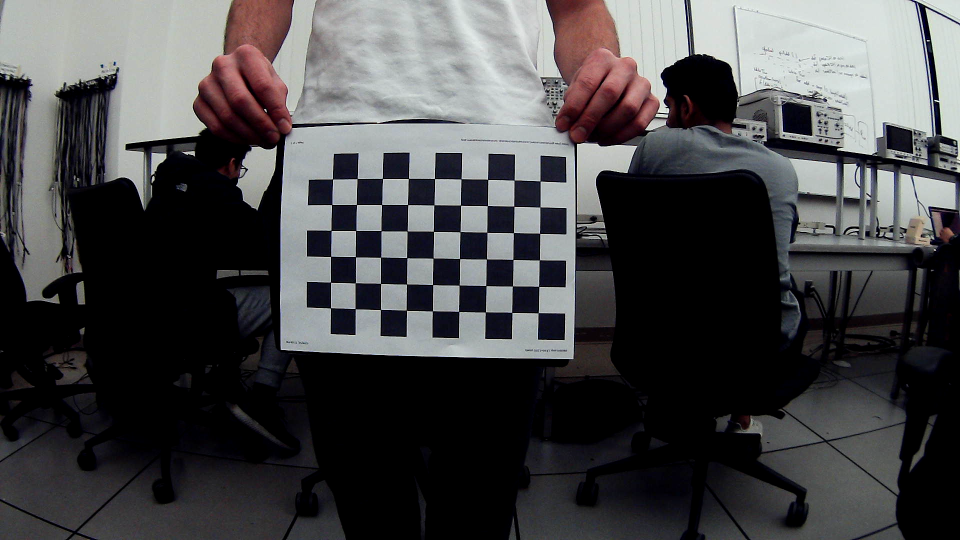
#> input picture source/VisionProcessing/Vision_calib_etc/_camera-calibration-master/images/img10.png, 1920 x 1080 px (shown at 1/2 size)
$ python stereoCorrectedTest.py _camera-calibration-master/images/img10.png   (older library calls are emulated)
#> lines starting #> are read from the running program, lines starting #| are printed output that depends on the picture
import numpy as np
import cv2
import sys
# You should replace these 3 lines with the output in calibration step
DIM=(1920, 1080)
K=np.array([[1053.9492767154009, 0.0, 951.950093568802], [0.0, 1052.5528725501529, 465.04595064900246], [0.0, 0.0, 1.0]])
D=np.array([[-0.05334899174471995], [0.004050987506634966], [-0.001763065658573223], [-0.0027162184694266523]])
def undistort(img_path):
    img = cv2.imread(img_path)
#> img is the input picture: shape (1080, 1920, 3); mean B, G, R 72.8, 71.5, 71.8
    h,w = img.shape[:2]
#> h = 1080; w = 1920
    map1, map2 = cv2.fisheye.initUndistortRectifyMap(K, D, np.eye(3), K, DIM, cv2.CV_16SC2)
    undistorted_img = cv2.remap(img, map1, map2, interpolation=cv2.INTER_LINEAR, borderMode=cv2.BORDER_CONSTANT)
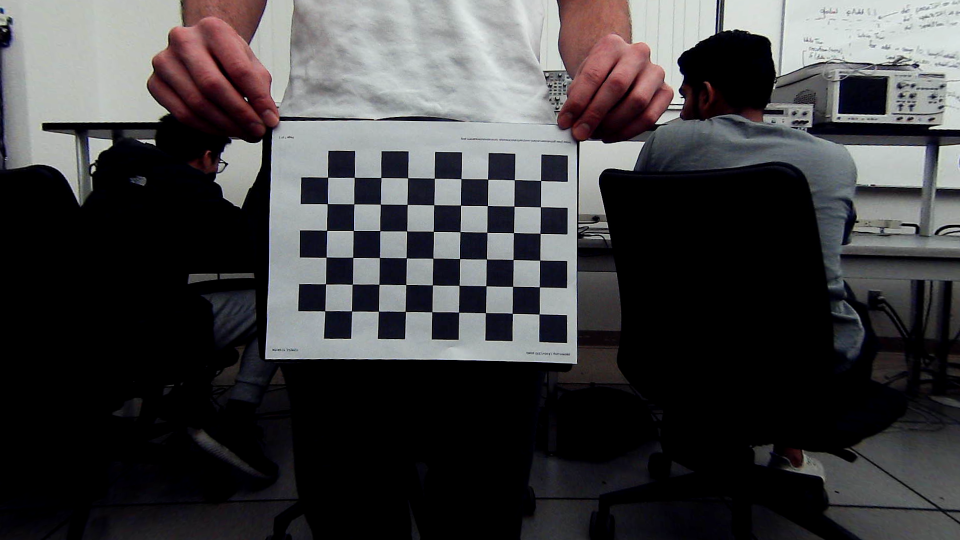
#> undistorted_img: shape (1080, 1920, 3) (shown at 1/2 size); mean B, G, R 64.6, 63.1, 63.9
    cv2.imshow("undistorted", undistorted_img)
    cv2.waitKey(0)
    cv2.destroyAllWindows()

if __name__ == '__main__':
    for p in sys.argv[1:]:
        undistort(p)

$ run again, on source/VisionProcessing/Vision_calib_etc/_camera-calibration-master/images/img13.png
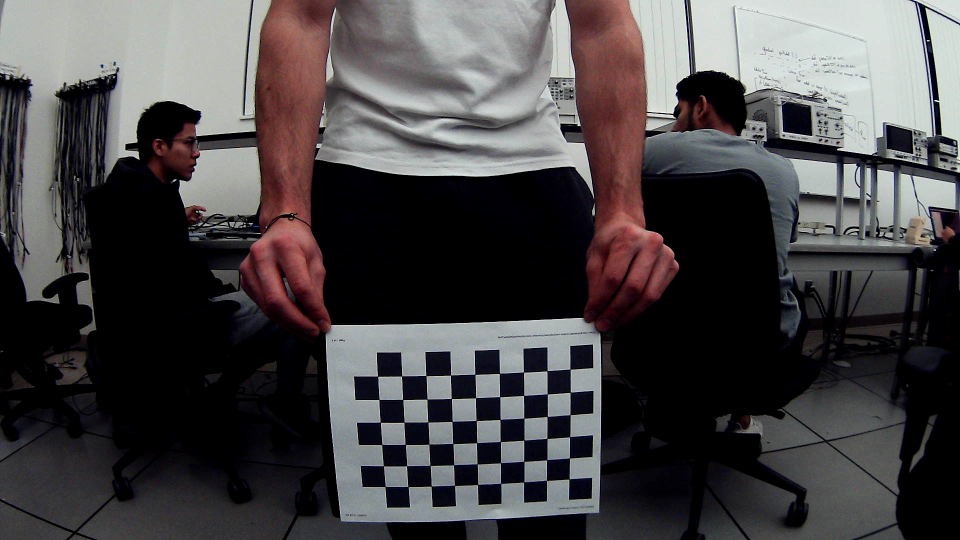
#> input picture source/VisionProcessing/Vision_calib_etc/_camera-calibration-master/images/img13.png, 1920 x 1080 px (shown at 1/2 size)
#> in undistort, img is the input picture: shape (1080, 1920, 3); mean B, G, R 70.9, 69.8, 72.7
#> in undistort, `undistorted_img = cv2.remap(img, map1, map2, interpolation=cv2.INTER_L..`:
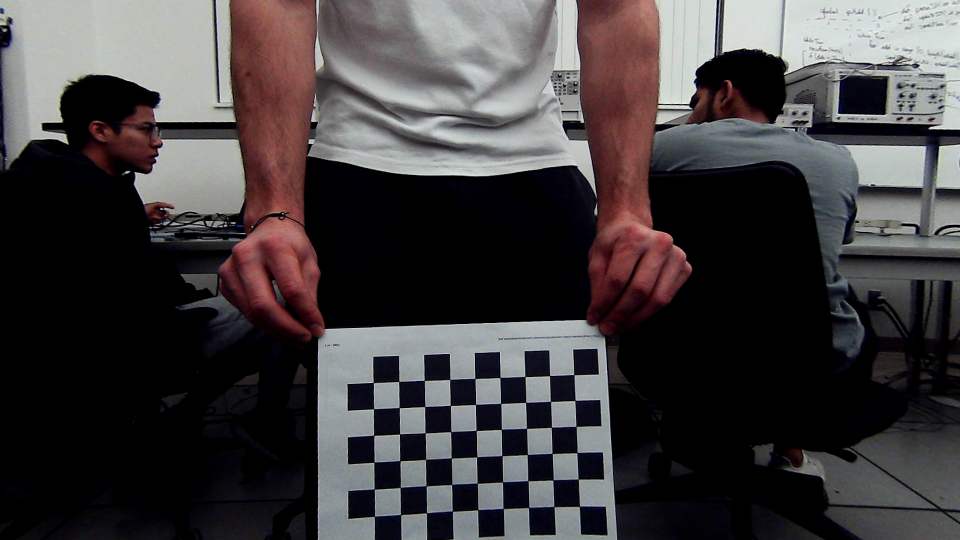
#> undistorted_img: shape (1080, 1920, 3) (shown at 1/2 size); mean B, G, R 63.2, 62, 65.8

$ run again, on source/VisionProcessing/Vision_calib_etc/_camera-calibration-master/images/img14.png
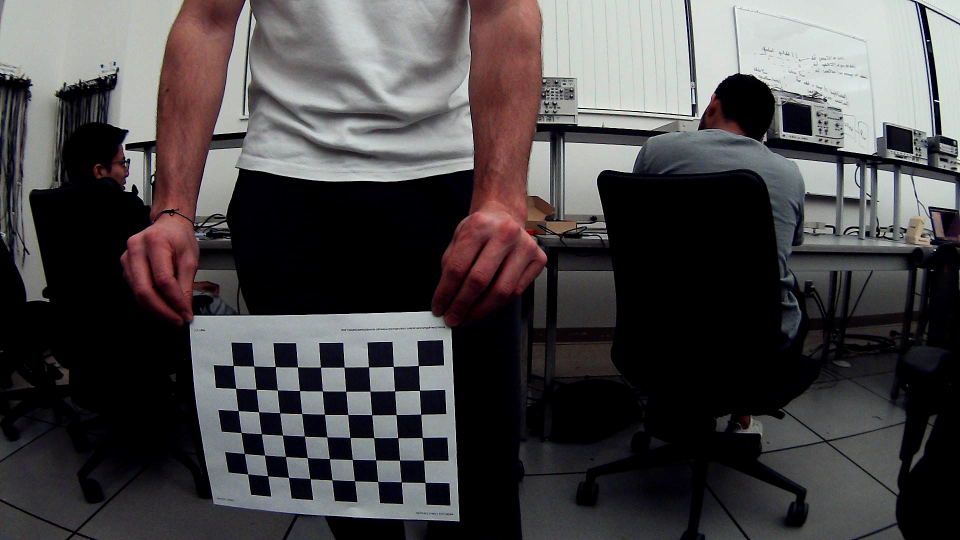
#> input picture source/VisionProcessing/Vision_calib_etc/_camera-calibration-master/images/img14.png, 1920 x 1080 px (shown at 1/2 size)
#> in undistort, img is the input picture: shape (1080, 1920, 3); mean B, G, R 72, 71, 73.7
#> in undistort, `undistorted_img = cv2.remap(img, map1, map2, interpolation=cv2.INTER_L..`:
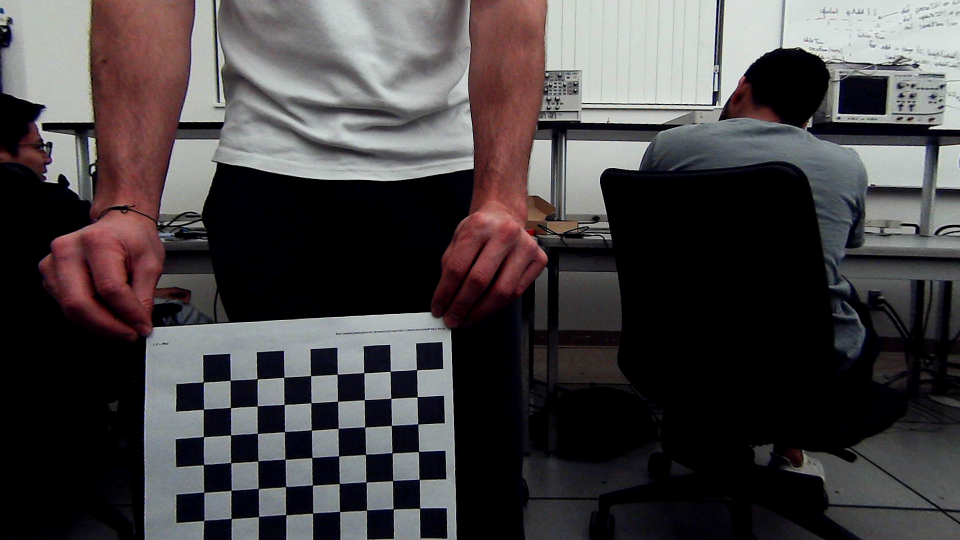
#> undistorted_img: shape (1080, 1920, 3) (shown at 1/2 size); mean B, G, R 67.6, 66.4, 70.4

$ run again, on source/VisionProcessing/Vision_calib_etc/_camera-calibration-master/images/img15.png
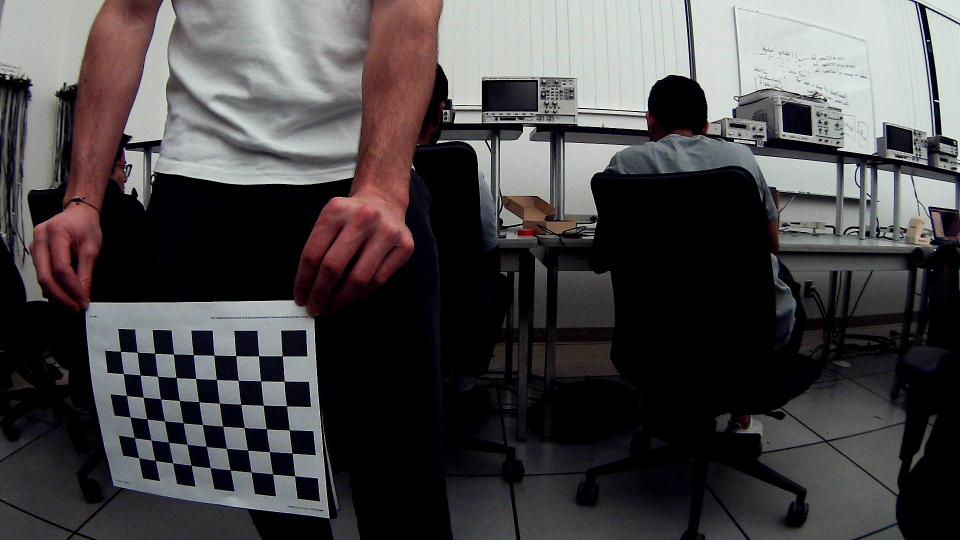
#> input picture source/VisionProcessing/Vision_calib_etc/_camera-calibration-master/images/img15.png, 1920 x 1080 px (shown at 1/2 size)
#> in undistort, img is the input picture: shape (1080, 1920, 3); mean B, G, R 71.3, 70.3, 72.7
#> in undistort, `undistorted_img = cv2.remap(img, map1, map2, interpolation=cv2.INTER_L..`:
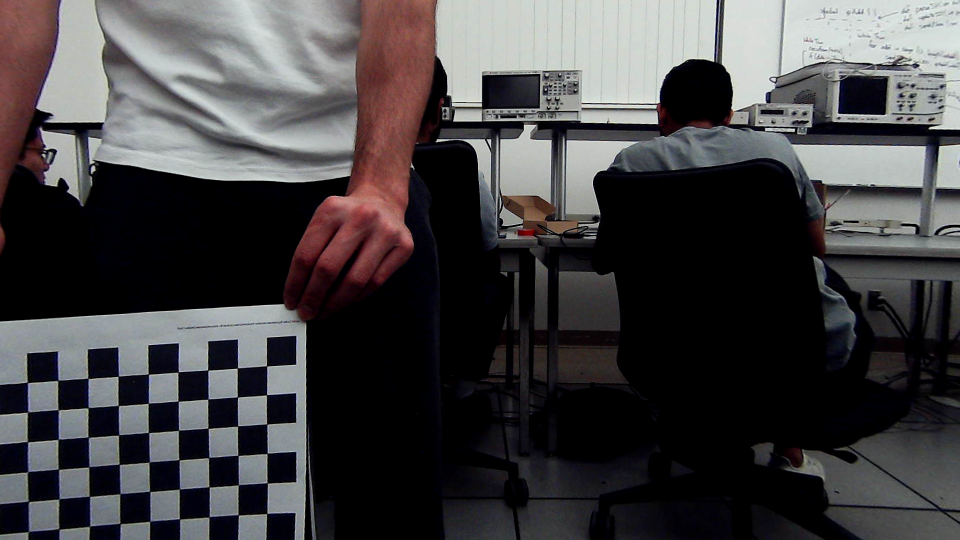
#> undistorted_img: shape (1080, 1920, 3) (shown at 1/2 size); mean B, G, R 67.8, 66.4, 68.1
